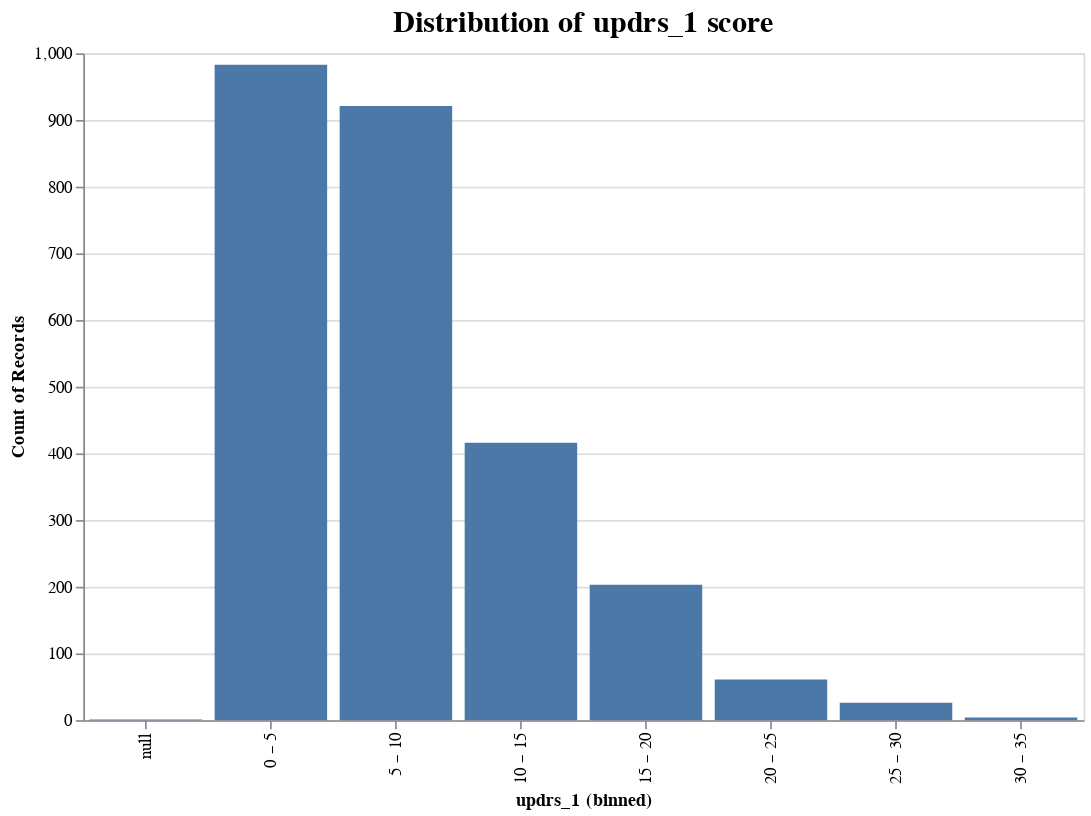

Write notebook code for a chart like this one.
### Code cell
import altair as alt

# Create an Altair chart object
chart = alt.Chart(train_clinical).mark_bar().encode(
    x=alt.X('updrs_1:O', bin=True),
    y='count()',
)

# Customize the chart
chart = chart.properties(
    title={
        'text': 'Distribution of updrs_1 score',
        'fontSize': 18,
        'fontWeight': 'bold'
    },
    width=600,
    height=400
)

# Display the chart
chart

### Figure 1 — Vega-Lite specification as saved in the notebook (floating-point values rounded to 4 significant figures; data arrays with more than 128 entries replaced by an {"elided": "..."} marker saying what was removed)
{"config": {"view": {"continuousWidth": 400, "continuousHeight": 300}}, "data": {"name": "data-a68b3fe7fcbda0d0d2a593f863e38a7d"}, "mark": "bar", "encoding": {"x": {"bin": true, "field": "updrs_1", "type": "ordinal"}, "y": {"aggregate": "count", "type": "quantitative"}}, "height": 400, "title": {"text": "Distribution of updrs_1 score", "fontSize": 18, "fontWeight": "bold"}, "width": 600, "$schema": "https://vega.github.io/schema/vega-lite/v4.17.0.json", "datasets": {"data-a68b3fe7fcbda0d0d2a593f863e38a7d": {"elided": "2615 records"}}}
